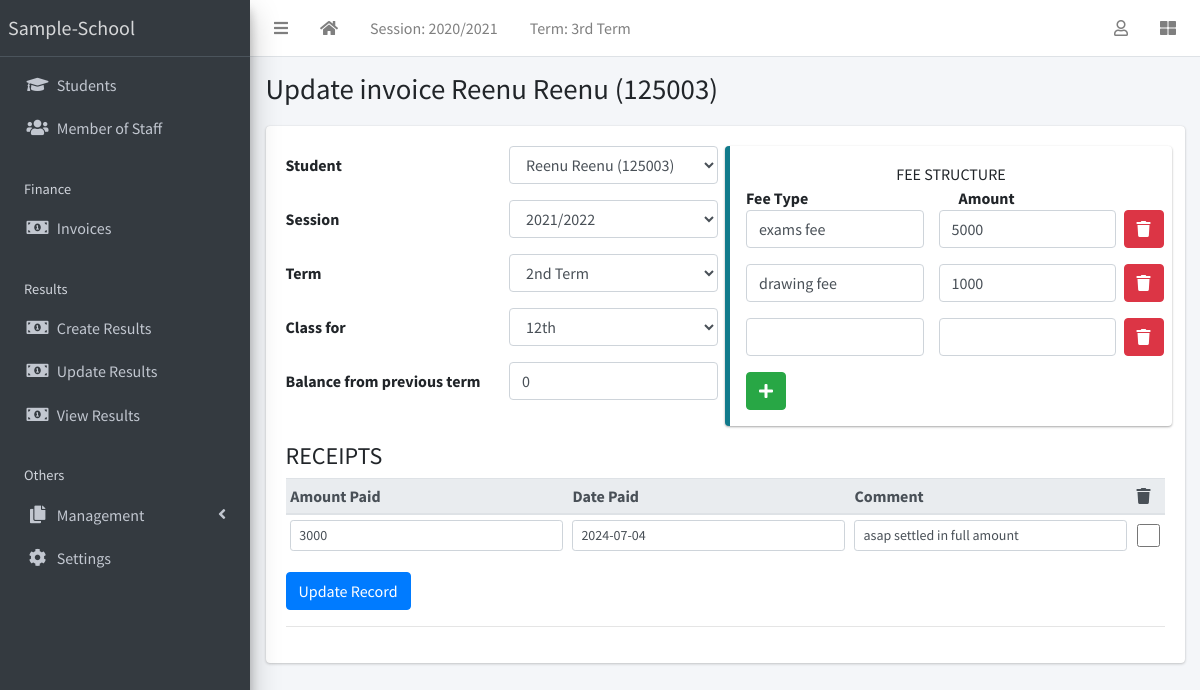
The page /finance/7/update/ (signed in) on the database its author committed.
### apps/corecode/models.py (models this page shows)
class AcademicSession(models.Model):
    name = models.CharField(max_length=200, unique=True)
    current = models.BooleanField(default=True)
    class Meta:
        ordering = ["-name"]
    def __str__(self):
        return self.name

class AcademicTerm(models.Model):
    name = models.CharField(max_length=20, unique=True)
    current = models.BooleanField(default=True)
    class Meta:
        ordering = ["name"]
    def __str__(self):
        return self.name

### apps/finance/models.py (models this page shows, shortened)
class Invoice(models.Model):
    student = models.ForeignKey(Student, on_delete=models.CASCADE)
    session = models.ForeignKey(AcademicSession, on_delete=models.CASCADE)
    term = models.ForeignKey(AcademicTerm, on_delete=models.CASCADE)
    class_for = models.ForeignKey(StudentClass, on_delete=models.CASCADE)
    balance_from_previous_term = models.IntegerField(default=0)
    status = models.CharField(
        max_length=20,
        choices=[("active", "Active"), ("closed", "Closed")],
        default="active",
    )
    passport = models.ImageField(upload_to='passports/', null=True, blank=True)
    class Meta:
        ordering = ["student", "term"]
    def __str__(self):
        return f"{self.student}"

### apps/students/models.py (models this page shows, shortened)
class Student(models.Model):
    STATUS_CHOICES = [("active", "Active"), ("inactive", "Inactive")]
    GENDER_CHOICES = [("male", "Male"), ("female", "Female")]
    current_status = models.CharField(
        max_length=10, choices=STATUS_CHOICES, default="active"
    )
    registration_number = models.CharField(max_length=200, unique=True)
    surname = models.CharField(max_length=200)
    firstname = models.CharField(max_length=200)
    other_name = models.CharField(max_length=200, blank=True)
    gender = models.CharField(max_length=10, choices=GENDER_CHOICES, default="male")
    date_of_birth = models.DateField(default=timezone.now)
    current_class = models.ForeignKey(
        StudentClass, on_delete=models.SET_NULL, blank=True, null=True
    )
    date_of_admission = models.DateField(default=timezone.now)
    mobile_num_regex = RegexValidator(
        regex="^[0-9]{10,15}$", message="Entered mobile number isn't in a right format!"
    )
    parent_mobile_number = models.CharField(
        validators=[mobile_num_regex], max_length=13, blank=True
    )
    address = models.TextField(blank=True)
    others = models.TextField(blank=True)
    passport = models.ImageField(blank=True, upload_to="students/passports/")
    class Meta:
        ordering = ["surname", "firstname", "other_name"]
    def __str__(self):
        return f"{self.surname} {self.firstname} {self.other_name} ({self.registration_number})"

### apps/finance/views.py (the view, shortened to what this page needs)
# urls.py: path("<int:pk>/update/", InvoiceUpdateView.as_view(), name="invoice-update"),
class InvoiceUpdateView(LoginRequiredMixin, UpdateView):
    model = Invoice
    fields = ["student", "session", "term", "class_for", "balance_from_previous_term"]
    def get_context_data(self, **kwargs):
        context = super(InvoiceUpdateView, self).get_context_data(**kwargs)
        if self.request.POST:
            context["receipts"] = InvoiceReceiptFormSet(
                self.request.POST, instance=self.object
            )
            context["items"] = InvoiceItemFormset(
                self.request.POST, instance=self.object
            )
        else:
            context["receipts"] = InvoiceReceiptFormSet(instance=self.object)
            context["items"] = InvoiceItemFormset(instance=self.object)
        return context

### apps/corecode/context_processors.py (called while the page is built)
def site_defaults(request):
    current_session = AcademicSession.objects.get(current=True)
    current_term = AcademicTerm.objects.get(current=True)
    vals = SiteConfig.objects.all()
    contexts = {
        "current_session": current_session.name,
        "current_term": current_term.name,
    }
    for val in vals:
        contexts[val.key] = val.value
    return contexts

### apps/corecode/models.py (called while the page is built)
    def __str__(self):
        return self.name

### apps/finance/templates/finance/invoice_form.html (shortened to what this page needs)
{% extends 'base.html' %}
{% load widget_tweaks %}
{% block title %}
{% if object %}
Update invoice {{ object }}
{% else %}
Add new invoice
{% endif %}
{% endblock title %}
{% block content %}
<form method="POST">
  <div class="row">
    <div class="col-sm-6">
      {% for field in form %}
      <div class="form-group row">
        <label class="col col-form-label" for="{{ field.auto_id }}">
          {{ field.label }}
        </label>
        <div class="col">
          {{ field | add_class:"form-control"}}
        </div>
      </div>
      {% endfor %}
    </div>
    <div class="col-sm-6 callout callout-info">
      <div class="text-center">FEE STRUCTURE</div>
      <div class="row">
        <div class="col"><strong>Fee Type</strong></div>
        <div class="col"><strong>Amount</strong></div>
      </div>
      {% for item in items %}
      <div class="form-group row items-group">
        <div class="col">{{ item.description | add_class:"form-control"}}</div>
        <div class="col">{{ item.amount | add_class:"form-control"}}</div>
      </div>
      {% endfor %}
    </div>
  </div>
  {% if object %}
    <h4>RECEIPTS</h4>
    <table class="table table-sm">
      <thead class="thead-light">
        <tr>
          <th>Amount Paid</th>
          <th>Date Paid</th>
          <th>Comment</th>
          <th><i class="fa fa-trash"></i></th>
        </tr>
      </thead>
      <tbody>
        {% for receipt in receipts %}
        <tr>
          {% for field in receipt.visible_fields %}
          <td>{{ field | add_class:"form-control form-control-sm"}}</td>
          {% endfor %}
        </tr>
        {% endfor %}
      </tbody>
    </table>
  {% endif %}
  {% if object %}
  <input type="submit" class="btn btn-primary" value="Update Record">
  {% else %}
  <input type="submit" class="btn btn-primary" value="Add new invoice">
  {% endif %}
</form>
<hr>
{% endblock content %}

### templates/base.html (shortened to what this page needs)
{% load static %}
<!DOCTYPE html>
<html lang="en">
<head>
  <link rel="stylesheet" href="{% static 'plugins/fontawesome-free/css/all.min.css' %}">
  <link rel="stylesheet" href="{% static 'plugins/toastr/toastr.min.css' %}">
  <link rel="stylesheet"
    href="{% static 'plugins/overlayScrollbars/css/OverlayScrollbars.min.css' %}">
  <link rel="stylesheet" href="{% static 'plugins/Datatables/datatables.min.css' %}" />
  <link rel="stylesheet" href="{% static 'dist/css/adminlte.min.css' %}">
</head>
<body
  class="hold-transition sidebar-mini layout-fixed layout-navbar-fixed layout-footer-fixed">
  <div class="wrapper">
    <nav class="main-header navbar navbar-expand navbar-white navbar-light">
      <ul class="navbar-nav">
        <li class="nav-item">
          <a class="nav-link" data-widget="pushmenu" href="#" role="button"><i
              class="fas fa-bars"></i></a>
        </li>
        <li class="nav-item d-none d-sm-inline-block">
          <a href="{% url 'home' %} " class="nav-link"><i class="fa fa-home"></i></a>
        </li>
        <li class="nav-item d-none d-sm-inline-block">
          <a href="{% url 'current-session' %}" class="nav-link">Session: {{ current_session }}</a>
        </li>
        <li class="nav-item d-none d-sm-inline-block">
          <a href="{% url 'current-session' %}" class="nav-link">Term: {{ current_term }}</a>
        </li>
      </ul>
      <ul class="navbar-nav ml-auto">
        <li class="nav-item dropdown">
          <a class="nav-link" data-toggle="dropdown" href="#">
            <i class="far fa-user"></i>
          </a>
        </li>
        <li class="nav-item">
          <a class="nav-link" data-widget="control-sidebar" data-slide="true"
            href="#" role="button"><i class="fas fa-th-large"></i></a>
        </li>
      </ul>
    </nav>
    <aside class="main-sidebar sidebar-dark-primary elevation-4">
      <a href="{% url 'home' %}" class="brand-link">{{ School_name | default:"Sample-School" }}</a>
      <div class="sidebar">
        <nav class="mt-2">
          <ul class="nav nav-pills nav-sidebar flex-column"
            data-widget="treeview" role="menu" data-accordion="false">
            <li class="nav-item">
              <a href="{% url 'student-list' %}" class="nav-link">
                <i class="nav-icon fas fa-graduation-cap"></i>
                <p>
                  Students
                </p>
              </a>
            </li>
            <li class="nav-item">
              <a href="{% url 'staff-list' %}" class="nav-link">
                <i class="nav-icon fas fa-users"></i>
                <p>
                  Member of Staff
                </p>
              </a>
            </li>
            <li class="nav-header">Finance</li>
            <li class="nav-item">
              <a href="{% url 'invoice-list' %}" class="nav-link">
                <i class="nav-icon fas fa-money-bill-alt"></i>
                <p>
                  Invoices
                </p>
              </a>
            </li>
            <li class="nav-header">Results</li>
            <li class="nav-item">
              <a href="{% url 'create-result' %}" class="nav-link">
                <i class="nav-icon fas fa-money-bill-alt"></i>
                <p>
                  Create Results
                </p>
              </a>
            </li>
            <li class="nav-item">
              <a href="{% url 'edit-results' %}" class="nav-link">
                <i class="nav-icon fas fa-money-bill-alt"></i>
                <p>
                  Update Results
                </p>
              </a>
            </li>
            <li class="nav-item">
              <a href="{% url 'view-results' %}" class="nav-link">
                <i class="nav-icon fas fa-money-bill-alt"></i>
                <p>
                  View Results
                </p>
              </a>
            </li>
            <li class="nav-header">Others</li>
            <li class="nav-item has-treeview">
              <a href="#" class="nav-link">
                <i class="nav-icon fas fa-copy"></i>
                <p>
                  Management
                  <i class="fas fa-angle-left right"></i>
                </p>
              </a>
            </li>
            <li class="nav-item">
              <a href="{% url 'configs' %}" class="nav-link">
                <i class="nav-icon fas fa-cog"></i>
                <p>
                  Settings
                </p>
              </a>
            </li>
          </ul>
        </nav>
      </div>
    </aside>
    <div class="content-wrapper">
      <section class="content-header">
        <div class="container-fluid">
          <div class="row mb-1">
            <div class="col-sm-8">
              <h1>{% block title %}{% endblock title %}</h1>
            </div>
            <div class="col-sm-4">
            </div>
          </div>
        </div>
      </section>
      <section class="content">
        <div class="container-fluid">
          <div class="row">
            <div class="col-md-12">
              {% block fullcard %}
              <div class="card">
                <div class="card-body">
                  <div class="row">
                    <div class="col">
                      {% block content %}
                      {% endblock content %}
                    </div>
                  </div>
                </div>
              </div>
              {% endblock fullcard %}
            </div>
          </div>
        </div>
      </section>
    </div>
  </div>
</body>
</html>

### rows shown on the page
AcademicSession: name "2020/2021"
AcademicTerm: name "3rd Term"
Invoice: student.registration_number "Reenu Reenu (125003)", student "Reenu Reenu (125003)" "2021/2022" "2nd Term" "12th" "0"

### other values the page prints
{{ School_name | default:"Sample-School" }} "Sample-School"
{{ field.label }} "Student" "Session" "Term" "Class for" "Balance from previous term"
